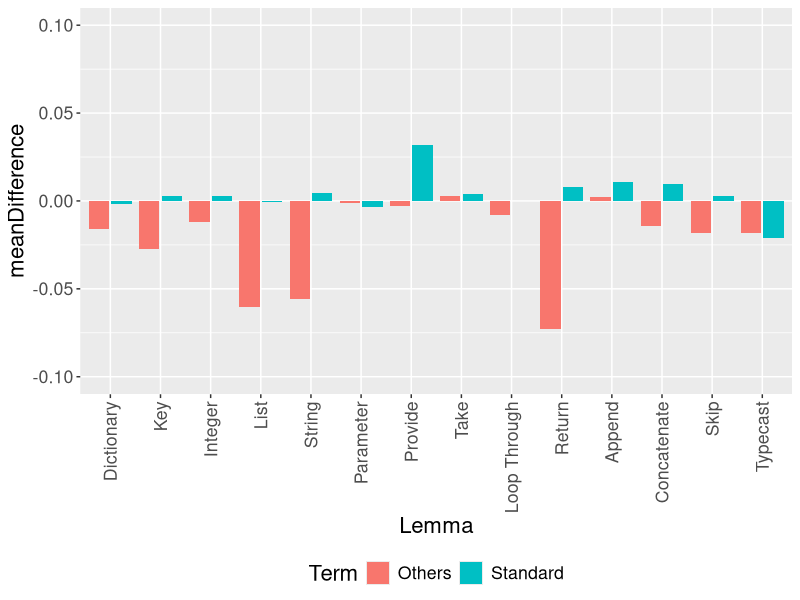
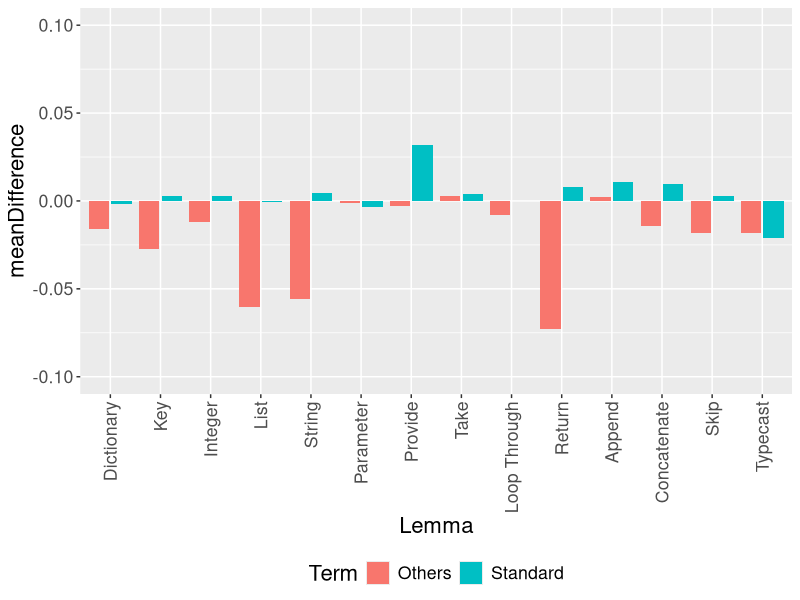

Generate these figures, in order, with R:
## ---- chunk 1
knitr::opts_chunk$set(echo = TRUE)
library(tidyverse)
library(lme4)
library(multcomp)
## ---- chunk 2
data.raw = read.csv('llama3p1_8b_base.csv',header=TRUE)

canonical <- c("string","list","integer","dictionary","key","loop_through","parameter","take","provide","return","append","skip", "typecast",  "concatenate")

data <- data.raw %>% mutate(difference = pass1_intervened-pass1_original,
                            Term = ifelse(intervention %in% canonical,"Standard","Others"))
## ---- chunk 3
sum <- data %>% group_by(intervention_category,Term) %>% summarize(meanDifference = mean(difference),
                                                                   Lemma = unique(str_to_title(ifelse(intervention_category=="loop_through","loop through",ifelse(intervention_category=="insert","append",intervention_category)))))
sum
## ---- chunk 4
sum$Lemma <- factor(sum$Lemma,levels=c("Dictionary","Key","Integer","List","String","Parameter","Provide","Take","Loop Through","Return","Append","Concatenate","Skip","Typecast"))
ggplot(data=sum,aes(y=meanDifference,x=Lemma,fill=Term)) + geom_col(position="dodge2") + ylim(-0.1,0.1)  + theme(text=element_text(size=16),legend.position="bottom",axis.text.x = element_text(angle = 90, vjust = 0.5, hjust=1))
ggsave("lexical_effects.pdf",width=10,height=4)
